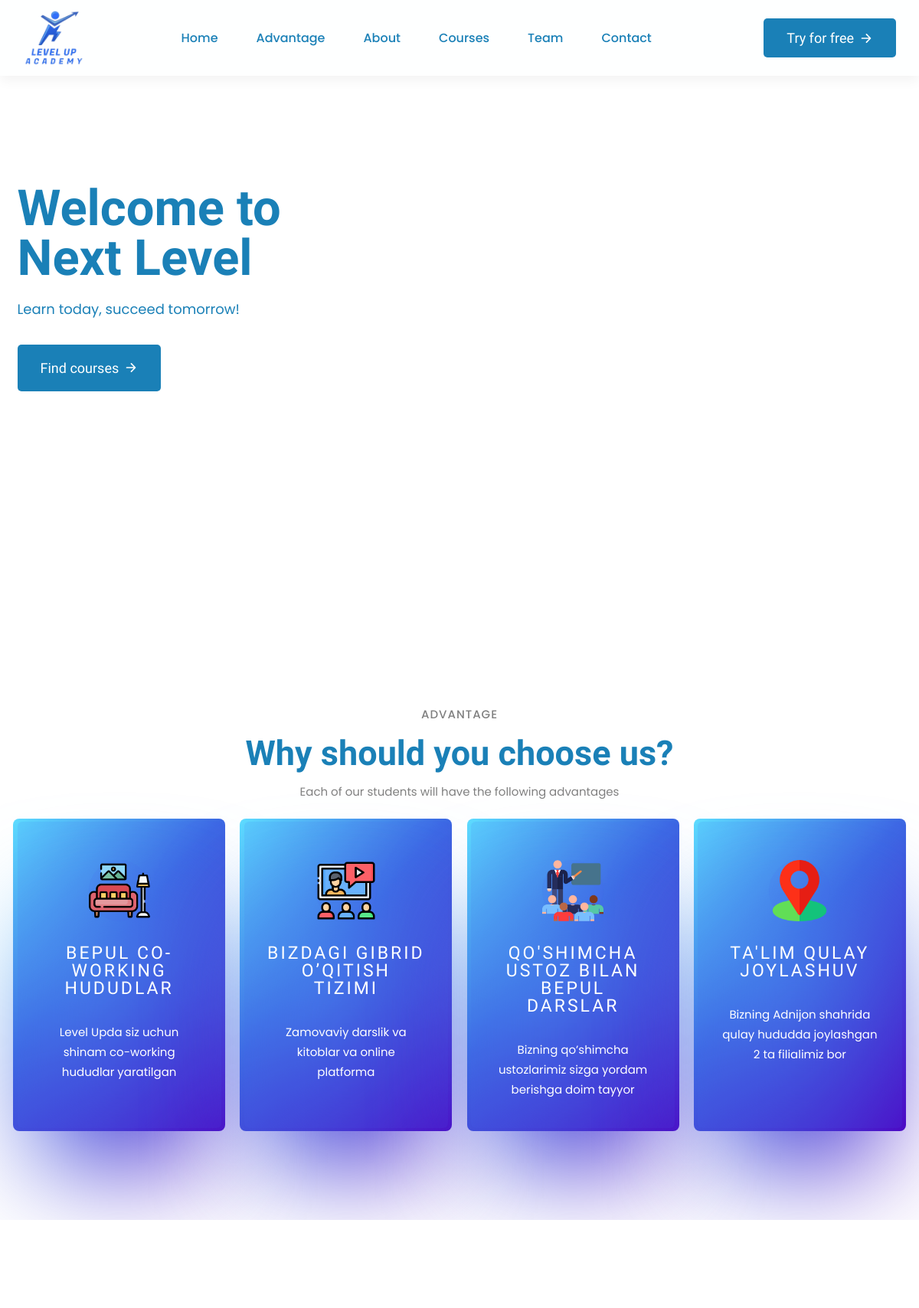
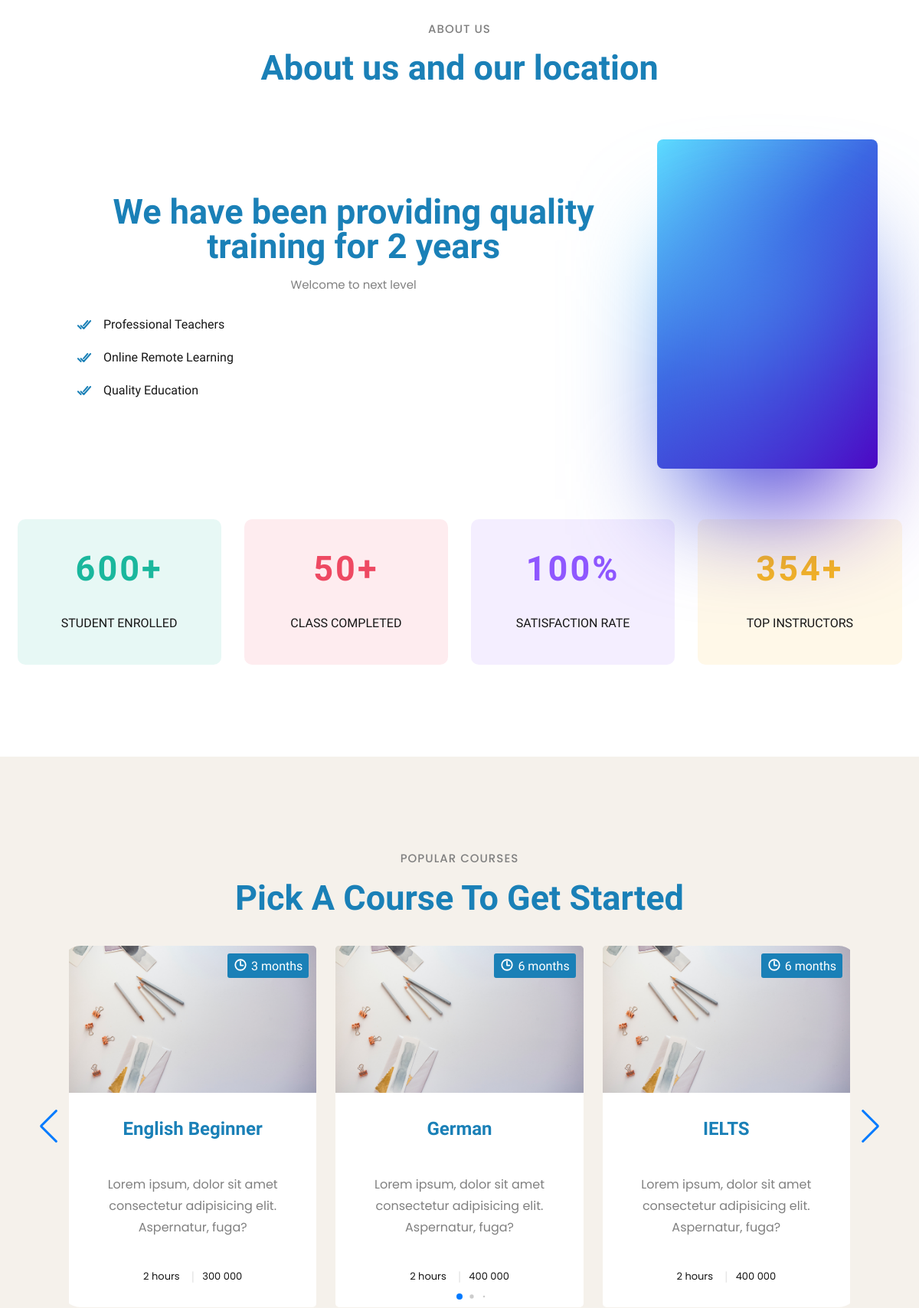
The page / (upper part) on the database its author committed (2 pictures, top to bottom).
### main/models.py (models this page shows, shortened)
class Course(models.Model):
    name = models.CharField(max_length=50)
    month = models.FloatField()
    price = models.FloatField()
    student = models.IntegerField()
    title = models.CharField(max_length=150, default='Lorem ipsum, dolor sit amet consectetur adipisicing elit. Aspernatur, fuga?')
    language = models.CharField(max_length=20, default='english')

### main/views.py (the view, shortened to what this page needs)
# urls.py: path('', IndexView.as_view(), name='english'),
class IndexView(View):
    def get(self, request):
        courses = Course.objects.filter(language='english')
        return render(request, 'base.html', {'courses': courses})

### templates/base.html (shortened to what this page needs)
{% load static %}
<!DOCTYPE html>
<html lang="en">
<head>
  <link rel="stylesheet" href="{% static 'css/style.css' %}">
  <link rel="stylesheet" href="{% static 'css/swiper-bundle.min.css' %}">
</head>
<body id="top">
  <header class="header" data-header>
    <div class="container">
      <a href="#" class="logo">
        <img src="{% static 'images/logo.png' %}" width="80" height="50" alt="LevelUp Logo">
      </a>
      <nav class="navbar" data-navbar>
        <ul class="navbar-list">
          <li class="navbar-item">
            <a href="#home" class="navbar-link" data-nav-link>Home</a>
          </li>
          <li class="navbar-item">
            <a href="#advantage" class="navbar-link" data-nav-link>Advantage</a>
          </li>
          <li class="navbar-item">
            <a href="#about" class="navbar-link" data-nav-link>About</a>
          </li>
          <li class="navbar-item">
            <a href="#courses" class="navbar-link" data-nav-link>Courses</a>
          </li>
          <li class="navbar-item">
            <a href="#team" class="navbar-link" data-nav-link>Team</a>
          </li>
          <li class="navbar-item">
            <a href="#footer" class="navbar-link" data-nav-link>Contact</a>
          </li>
        </ul>
      </nav>
      <div class="header-actions">
        <a href="#register" class="btn has-before">
          <span class="span">Try for free</span>
          <ion-icon name="arrow-forward-outline" aria-hidden="true"></ion-icon>
        </a>
      </div>
    </div>
  </header>
  <main>
    <article>
      <section  class="section  wrapper-one hero has-bg-image" id="home" aria-label="home"
        >
        <div class="container">
          <div class="hero-content">
            <h1 class="h1 section-title">
              Welcome to <span class="span">Next Level</span>
            </h1>
            <p class="hero-text">
              Learn today, succeed tomorrow!
            </p>
            <a href="#register" class="btn has-before">
              <span class="span">Find courses</span>
              <ion-icon name="arrow-forward-outline" aria-hidden="true"></ion-icon>
            </a>
          </div>
        </div>
      </section>
      <section class="section advantage" id="advantage" aria-label="advantage">
        <div class="container">
          <p class="section-subtitle">advantage</p>
          <h2 class="h2 section-title">
            Why should you choose us?
          </h2>
          <p  class="section-text">
            Each of our students will have the following advantages
          </p>
          <ul class="grid-list">
            <li>
              <div class="category-card  card" style="--color: 229, 75%, 58%">
                <div class="card-icon">
                  <img src="{% static 'images/3009952.png' %}" width="40" height="40" loading="lazy"
                    alt="Non-Degree Programs" class="img">
                </div>
                <h3 class="h3">
                  <a style="color: #FFF;" href="#" class="card-title">Bepul co-working hududlar</a>
                </h3>
                <p style="color: #FFF;" class="card-text">
                  Level Upda siz uchun shinam co-working hududlar yaratilgan
                </p>
              </div>
            </li>
            <li>
              <div class="category-card card" style="--color: 229, 75%, 58%">
                <div class="card-icon">
                  <img style="color: #FFF;" src="{% static 'images/webinar.png' %}" width="40" height="40" loading="lazy"
                    alt="Hybrid Distance Programs" class="img">
                </div>
                <h3 class="h3">
                  <a href="#" style="color: #FFF;" class="card-title">Bizdagi gibrid o’qitish tizimi</a>
                </h3>
                <p style="color: #FFF;" class="card-text">
                  Zamovaviy darslik va kitoblar va online platforma
                </p>
              </div>
            </li>
            <li>
              <div class="category-card card " style="--color: 229, 75%, 58%">
                <div class="card-icon">
                  <img src="{% static 'images/classroom.png' %}" width="40" height="40" loading="lazy"
                    alt="Off-Campus Programs" class="img">
                </div>
                <h3 class="h3">
                  <a href="#" style="color: #FFF;" class="card-title">Qo'shimcha ustoz bilan bepul darslar</a>
                </h3>
                <p style="color: #FFF;" class="card-text">
                  Bizning qo’shimcha ustozlarimiz sizga yordam berishga doim tayyor
                </p>
              </div>
            </li>
            <li>
              <div class="category-card card" style="--color: 229, 75%, 58%">
               <div class="card-icon">
                  <img src="{% static 'images/location1.png' %}" width="40" height="40" loading="lazy"
                    alt="Online Degree Programs" class="img">
                </div>
                <h3 class="h3">
                  <a href="#" style="color: #FFF;" class="card-title">Ta'lim Qulay joylashuv</a>
                </h3>
                <p style="color: #FFF;" class="card-text">
                  Bizning Adnijon shahrida qulay hududda joylashgan 2 ta filialimiz bor
                </p>
</div>
            </li>
          </ul>
        </div>
      </section>
      <section class="section" id="about" aria-label="about">
        <div class="about-container">
          <p class="section-subtitle">About us</p>
          <h2 class="h2 section-title">
            About us and our location
          </h2>
          <div style="padding: 50px 40px;" class="about-content">
            <div class="one-about">
              <h2 class="h2 section-title">
                We have been providing quality <span class="span">training</span> for 2 years </h2>
              <p class="section-text">
                Welcome to next level
              </p>
              <ul class="about-list">
                <li class="about-item">
                  <ion-icon name="checkmark-done-outline" aria-hidden="true"></ion-icon>
                  <span class="span">Professional Teachers</span>
                </li>
                <li class="about-item">
                  <ion-icon name="checkmark-done-outline" aria-hidden="true"></ion-icon>
                  <span class="span">Online Remote Learning</span>
                </li>
                <li class="about-item">
                  <ion-icon name="checkmark-done-outline" aria-hidden="true"></ion-icon>
                  <span class="span">Quality Education</span>
                </li>
              </ul>
            </div>
            <div class="location">
              <div class="card" id="map">
                <div class="mapouter">
                  <div class="gmap_canvas"><iframe class="gmap_iframe" width="100%" frameborder="0" scrolling="no"
                      marginheight="0" marginwidth="0"
                      src="https://maps.google.com/maps?width=100%&amp;height=422&amp;hl=en&amp;q=Andijan LevelUp Academy&amp;t=&amp;z=16&amp;ie=UTF8&amp;iwloc=B&amp;output=embed"></iframe></div>
                </div>
              </div>
            </div>
          </div>
        </div>
        <div class="container">
          <ul class="grid-list">
            <li>
              <div class="stats-card" style="--color: 170, 75%, 41%">
                <h3 class="card-title">600+</h3>
                <p class="card-text">Student Enrolled</p>
              </div>
            </li>
            <li>
              <div class="stats-card" style="--color: 351, 83%, 61%">
                <h3 class="card-title">50+</h3>
                <p class="card-text">Class Completed</p>
              </div>
            </li>
            <li>
              <div class="stats-card" style="--color: 260, 100%, 67%">
                <h3 class="card-title">100%</h3>
                <p class="card-text">Satisfaction Rate</p>
              </div>
            </li>
            <li>
              <div class="stats-card" style="--color: 42, 94%, 55%">
                <h3 class="card-title">354+</h3>
                <p class="card-text">Top Instructors</p>
              </div>
            </li>
          </ul>
        </div>
      </section>
      <section class="section course" id="courses" aria-label="course">
        <div class="container">
          <p class="section-subtitle">Popular Courses</p>
          <h2 class="h2 section-title">Pick A Course To Get Started</h2>
          <div class="slide-container swiper">
            <div class="slide-content">
              <div class="card-wrapper swiper-wrapper">
                {% for course in courses %}
                <div class="course-card swiper-slide">
                  <figure class="card-banner img-holder" style="--width: 370; --height: 220;">
                    <img src="{% static 'images/white4.jpg' %}" width="370" height="220" loading="lazy"
                      alt="Build Responsive Real- World Websites with HTML and CSS" class="img-cover">
                  </figure>
                  <div class="abs-badge">
                    <ion-icon name="time-outline" aria-hidden="true"></ion-icon>
                    <span class="span">{{ course.month|get_digit:0 }} months</span>
                  </div>
                  <div class="card-content">
                    <span style="padding: 10px"   class="badge"><h2>{{ course.name }}</h2></span>
                    <div style="text-align: center;" class="wrapper">
                      {{ course.title }}
                    </div>
                    <ul class="card-meta-list">
                      <li class="card-meta-item">
                        <span class="span">2 hours</span>
                      </li>
                      <li class="card-meta-item">
                        <span class="span">{{ course.price|cut:".0" }} 000</span>
                      </li>
                    </ul>
                  </div>
                </div>
                 {% endfor %}
              </div>
            </div>
            <div class="swiper-button-next swiper-nav-btn"></div>
            <div class="swiper-button-prev swiper-nav-btn"></div>
            <div class="swiper-pagination"></div>
          </div>
            </section>
    </article>
  </main>
</body>
</html>

### templates/base.html (style rules this page uses)
.mapouter { position: relative; text-align: right; width: 100%; height: 422px; }
.gmap_canvas { overflow: hidden; background: none !important; width: 100%; height: 422px; }
.gmap_iframe { height: 422px !important; }

### rows shown on the page
Course: month|get_digit "3", name "English Beginner", title "Lorem ipsum, dolor sit amet consectetur adipisicing elit. Aspernatur, fuga?", price "300"
Course: month|get_digit "6", name "German", title "Lorem ipsum, dolor sit amet consectetur adipisicing elit. Aspernatur, fuga?", price "400"
Course: month|get_digit "6", name "IELTS", title "Lorem ipsum, dolor sit amet consectetur adipisicing elit. Aspernatur, fuga?", price "400"
